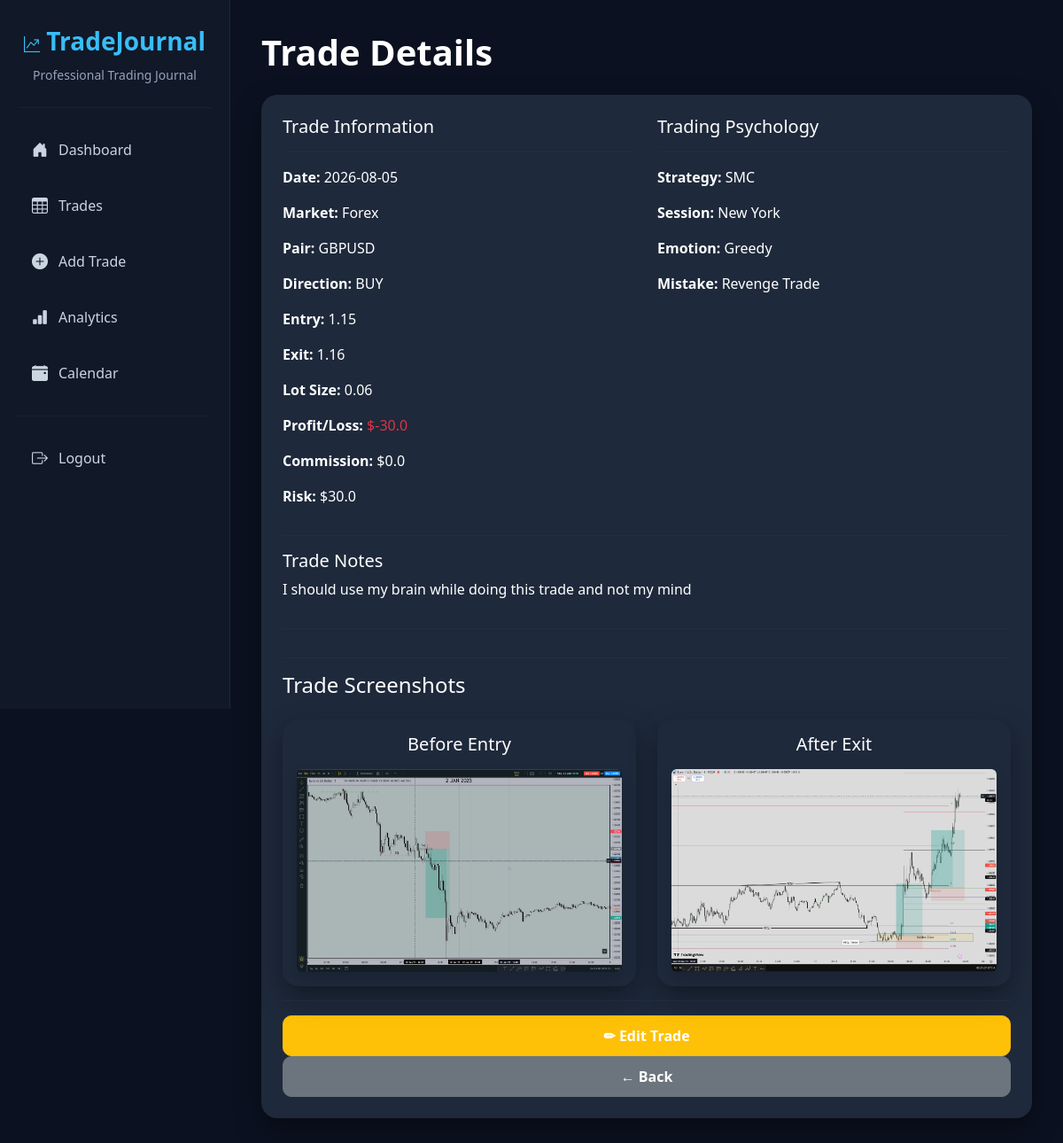
/trade/9 (signed in), run on the app's committed database.
### models/trade.py (models this page shows)
class Trade(db.Model):
    __tablename__ = "trades"
    id = db.Column(db.Integer, primary_key=True)
    date = db.Column(db.String(20), nullable=False)
    symbol = db.Column(db.String(20), nullable=False)
    direction = db.Column(db.String(10), nullable=False)
    entry = db.Column(db.Float, nullable=False)
    exit = db.Column(db.Float, nullable=False)
    lot = db.Column(db.Float, nullable=False)
    market = db.Column(db.String(20), default="Forex")
    profit_loss = db.Column(db.Float, default=0)
    commission = db.Column(db.Float, default=0)
    risk = db.Column(db.Float, default=0)
    strategy = db.Column(db.String(50), default="")
    session = db.Column(db.String(30), default="")
    emotion = db.Column(db.String(50), default="")
    mistake = db.Column(db.String(100), default="")
    notes = db.Column(db.Text)
    before_image = db.Column(db.String(255))
    after_image = db.Column(db.String(255))
    user_id = db.Column(db.Integer, db.ForeignKey("users.id"))

### routes/trades.py (the view)
@trades_bp.route("/trade/<int:trade_id>")
@login_required
def trade_details(trade_id):
    trade = Trade.query.filter_by(
        id=trade_id,
        user_id=current_user.id
    ).first_or_404()
    return render_template(
        "trade_details.html",
        trade=trade
    )

### app.py (called while the page is built)
@login_manager.user_loader
def load_user(user_id):
    return User.query.get(int(user_id))

### templates/trade_details.html
{% extends "base.html" %}
{% block content %}
<h1 class="mb-4">Trade Details</h1>
<div class="card p-4">
    <div class="row">
        <div class="col-md-6">
            <h5>Trade Information</h5>
            <hr>
            <p><strong>Date:</strong> {{ trade.date }}</p>
            <p><strong>Market:</strong> {{ trade.market }}</p>
            <p><strong>Pair:</strong> {{ trade.symbol }}</p>
            <p><strong>Direction:</strong> {{ trade.direction }}</p>
            <p><strong>Entry:</strong> {{ trade.entry }}</p>
            <p><strong>Exit:</strong> {{ trade.exit }}</p>
            <p><strong>Lot Size:</strong> {{ trade.lot }}</p>
            <p><strong>Profit/Loss:</strong>
                {% if trade.profit_loss > 0 %}
                    <span class="text-success">${{ trade.profit_loss }}</span>
                {% elif trade.profit_loss < 0 %}
                    <span class="text-danger">${{ trade.profit_loss }}</span>
                {% else %}
                    $0
                {% endif %}
            </p>
            <p><strong>Commission:</strong> ${{ trade.commission }}</p>
            <p><strong>Risk:</strong> ${{ trade.risk }}</p>
        </div>
        <div class="col-md-6">
            <h5>Trading Psychology</h5>
            <hr>
            <p><strong>Strategy:</strong> {{ trade.strategy }}</p>
            <p><strong>Session:</strong> {{ trade.session }}</p>
            <p><strong>Emotion:</strong> {{ trade.emotion }}</p>
            <p><strong>Mistake:</strong> {{ trade.mistake }}</p>
        </div>
    </div>
    <hr>
    <h5>Trade Notes</h5>
    <p>{{ trade.notes }}</p>
    <hr>
<hr>
<h4 class="mb-4">Trade Screenshots</h4>
<div class="row">
    <div class="col-md-6">
        <div class="card p-3">
            <h5 class="text-center mb-3">Before Entry</h5>
            {% if trade.before_image %}
                <img
                    src="{{ url_for('uploaded_file', filename=trade.before_image) }}"
                    class="img-fluid rounded shadow">
            {% else %}
                <div class="text-center p-5">
                    <h6>No Screenshot</h6>
                </div>
            {% endif %}
        </div>
    </div>
    <div class="col-md-6">
        <div class="card p-3">
            <h5 class="text-center mb-3">After Exit</h5>
            {% if trade.after_image %}
                <img
                    src="{{ url_for('uploaded_file', filename=trade.after_image) }}"
                    class="img-fluid rounded shadow">
            {% else %}
                <div class="text-center p-5">
                    <h6>No Screenshot</h6>
                </div>
            {% endif %}
        </div>
    </div>
</div>
    <hr>
    <a href="/edit_trade/{{ trade.id }}" class="btn btn-warning">
        ✏ Edit Trade
    </a>
    <a href="/trades" class="btn btn-secondary">
        ← Back
    </a>
</div>
{% endblock %}

### static/css/style.css (style rules this page uses)
* { margin:0; padding:0; box-sizing:border-box; }
body { background:#0B1120; color:#E2E8F0; font-family:"Segoe UI",Tahoma,Geneva,Verdana,sans-serif; }
h1,h2,h3 { font-weight:700; color:white; }
.card { background:#1E293B; border:none; border-radius:18px; color:white; box-shadow:0 12px 30px rgba(0,0,0,.35); transition:.25s; }
.card h4 { color:white; }
.card hr { border-color:#334155; }
.btn { border-radius:10px; font-weight:600; padding:10px 18px; }
.btn-warning { color:white; }
img { border-radius:12px; }

### data on the page
Trade: date "2026-08-05", market "Forex", symbol "GBPUSD", direction "BUY", entry "1.15", exit "1.16", lot "0.06", profit_loss "-30.0", commission "0.0", risk "30.0", strategy "SMC", session "New York", emotion "Greedy", mistake "Revenge Trade", notes "I should use my brain while doing this trade and not my mind", before_image (picture), after_image (picture)
